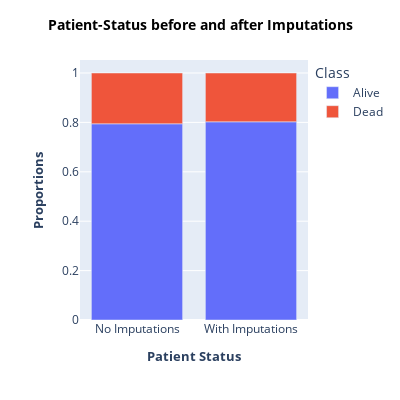

Here is the notebook cell this chart was saved with:
### Code cell
# visualize the `Patient_Status` proportions before and after imputations
props_df = pd.concat([df.Patient_Status.value_counts(normalize=True).to_frame(), final_df.Patient_Status.value_counts(normalize=True).to_frame()], axis=1)
props_df.columns = ["No Imputations", "With Imputations"]

fig = px.bar(
    data_frame=props_df.T,
    width=400,
    height=400,
)

fig.update_layout(xaxis_title=dict(text='<b>'"Patient Status"'</b>',
                                   font=dict(
                                   size=13)),
                  yaxis_title=dict(text='<b>'"Proportions"'</b>',
                                   font=dict(
                                   size=13)),
                  legend_title_text="Class",
                  title=dict(text='<b>Patient-Status before and after Imputations</b>',
                             x=0.5,
                             y=0.95,
                             font=dict(
                                size=14,
                                color='#000000'
                             )),
                  hovermode="x"
)

fig.update_traces(hovertemplate=None)

fig.show()

### Figure 1 — Plotly figure (JSON) as saved in the notebook; plotly's stock layout.template omitted (floating-point values rounded to 4 significant figures)
{"data": [{"alignmentgroup": "True", "legendgroup": "Alive", "marker": {"color": "#636efa", "pattern": {"shape": ""}}, "name": "Alive", "offsetgroup": "Alive", "orientation": "v", "showlegend": true, "textposition": "auto", "type": "bar", "x": ["No Imputations", "With Imputations"], "xaxis": "x", "y": [0.7944, 0.8024], "yaxis": "y"}, {"alignmentgroup": "True", "legendgroup": "Dead", "marker": {"color": "#EF553B", "pattern": {"shape": ""}}, "name": "Dead", "offsetgroup": "Dead", "orientation": "v", "showlegend": true, "textposition": "auto", "type": "bar", "x": ["No Imputations", "With Imputations"], "xaxis": "x", "y": [0.2056, 0.1976], "yaxis": "y"}], "layout": {"barmode": "relative", "height": 400, "hovermode": "x", "legend": {"title": {"text": "Class"}, "tracegroupgap": 0}, "margin": {"t": 60}, "title": {"font": {"color": "#000000", "size": 14}, "text": "<b>Patient-Status before and after Imputations</b>", "x": 0.5, "y": 0.95}, "width": 400, "xaxis": {"anchor": "y", "domain": [0, 1], "title": {"font": {"size": 13}, "text": "<b>Patient Status</b>"}}, "yaxis": {"anchor": "x", "domain": [0, 1], "title": {"font": {"size": 13}, "text": "<b>Proportions</b>"}}}}
